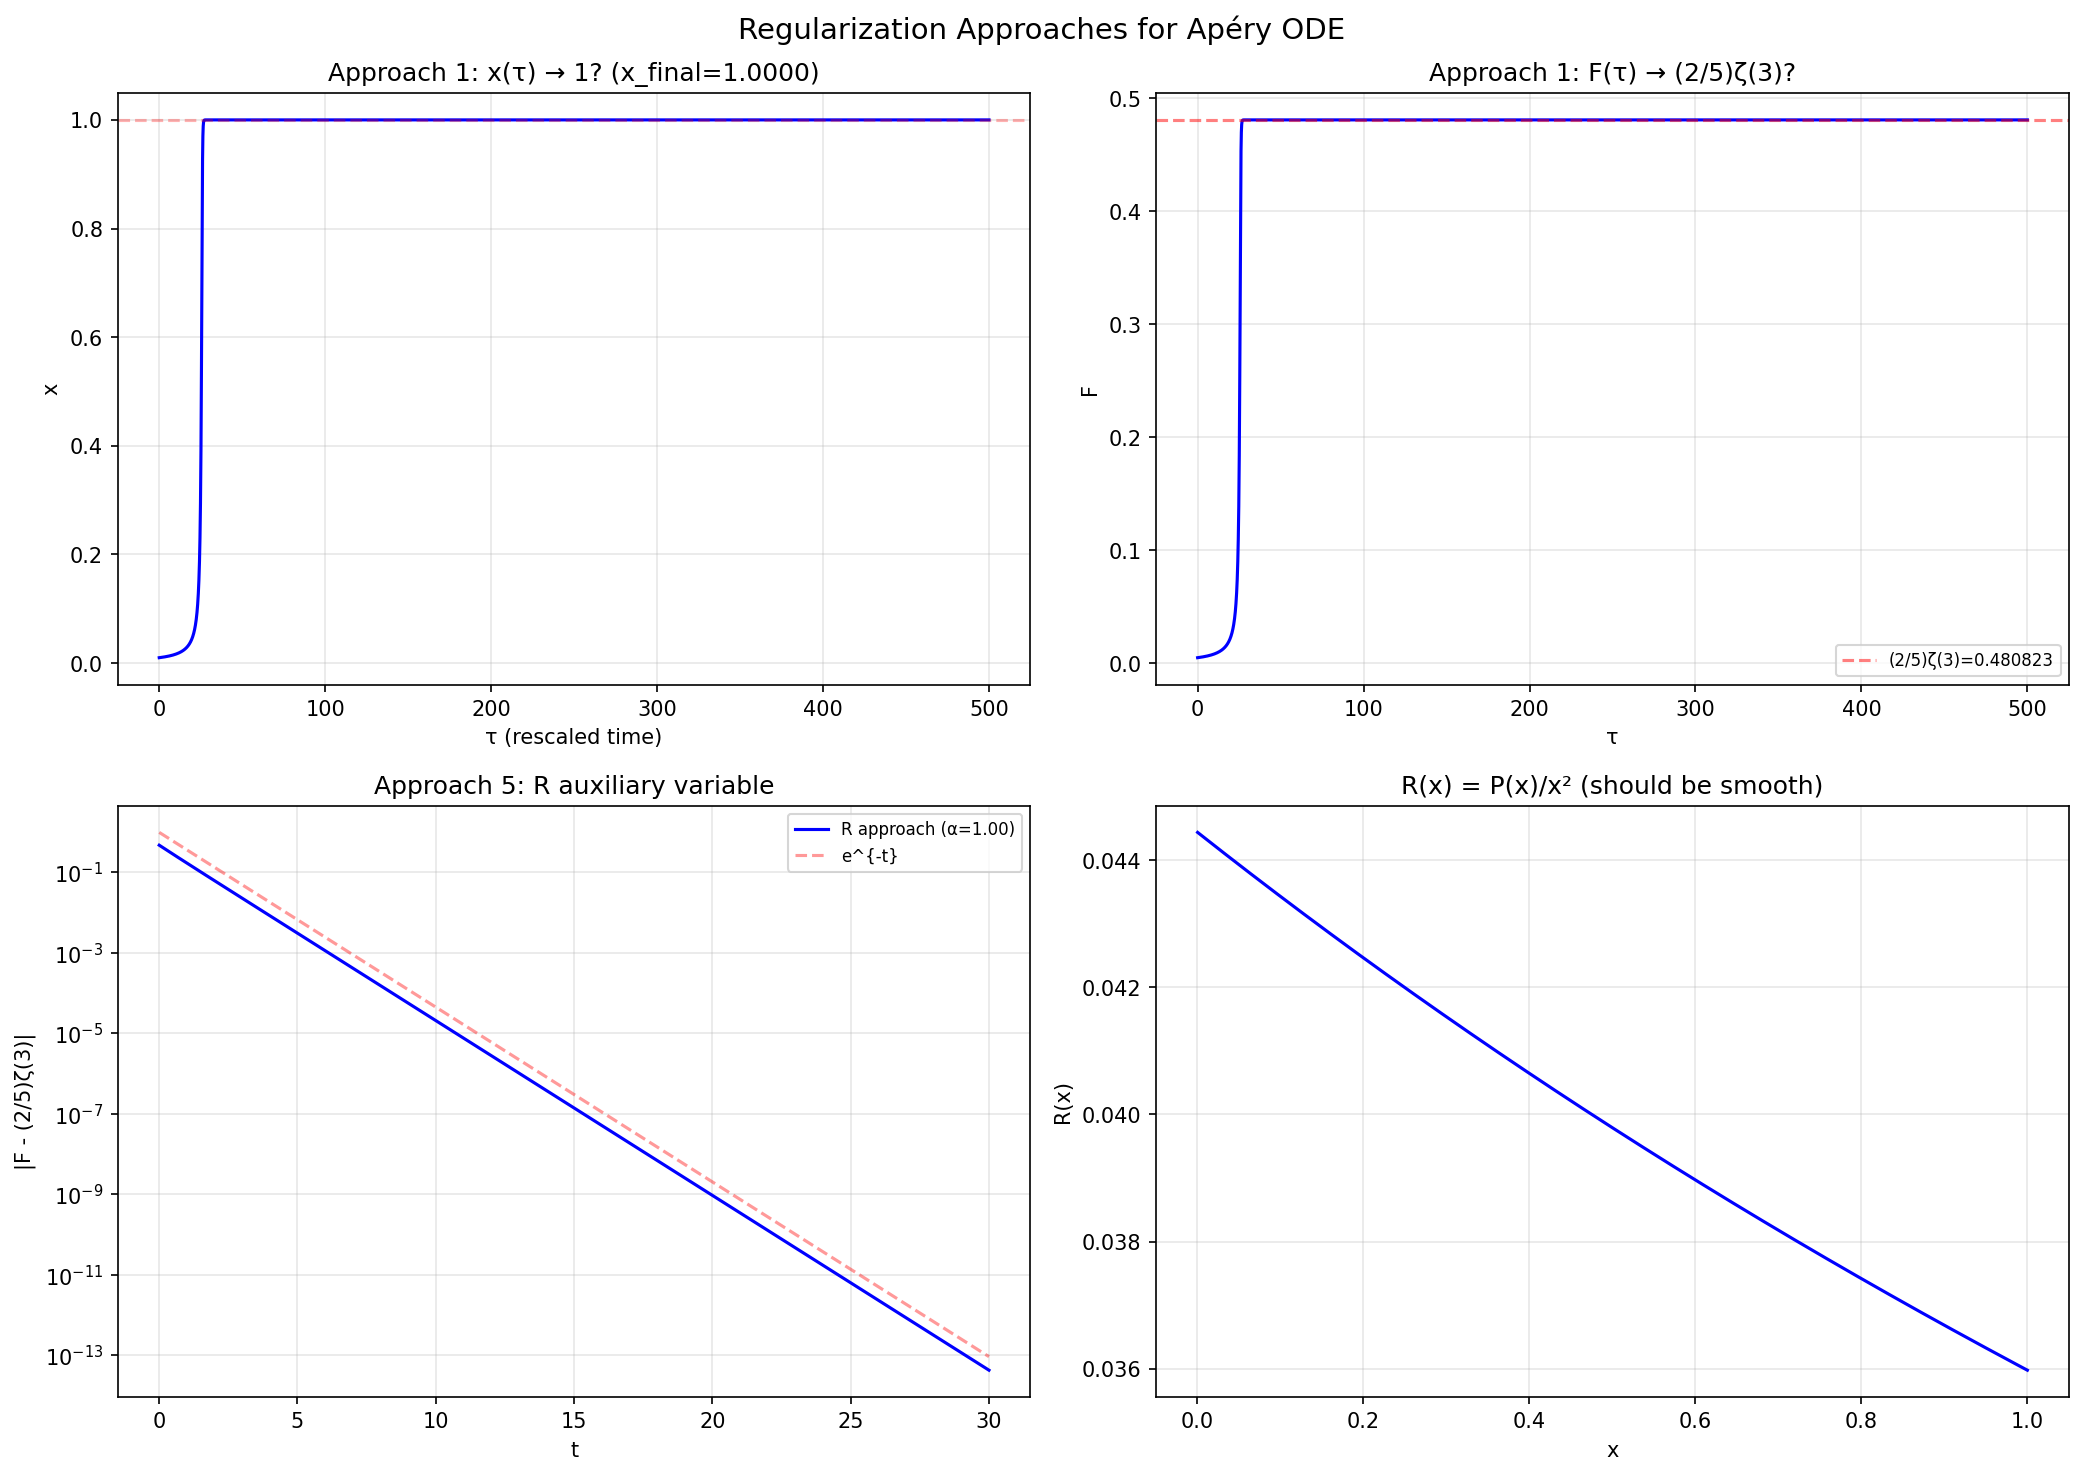

Recreate this plot in Python.
"""
Attempt to regularize the Apéry generating function ODE to get a PIVP.

The ODE: x²(4+x) F''' + x(10+3x) F'' + (2+x) F' = 1

In t-domain (x = 1 - e^{-t}, x' = 1-x):
F_dot = F'·(1-x)
G1_dot = F''·(1-x)
G2_dot = F'''·(1-x) = [(1 - x(10+3x)G2 - (2+x)G1) / (x²(4+x))] · (1-x)

The 1/x² makes this non-polynomial. But the numerator vanishes to order x²
along the solution (proven by Frobenius theory), so F''' is actually bounded.

Approach 1: Time rescaling — multiply all RHS by x²(4+x)
  x_dot = x²(4+x)(1-x)   [polynomial!]
  F_dot = G1·x²(4+x)(1-x)
  G1_dot = G2·x²(4+x)(1-x)
  G2_dot = (1-x)·[1 - x(10+3x)G2 - (2+x)G1]  [polynomial!]

Problem: at x=0, ALL derivatives vanish → system stalls at t=0.
But: does it EVENTUALLY move? Yes, if we perturb slightly.

Approach 2: Auxiliary variable absorbing x²
  Define P = x²(4+x)·F''' = 1 - x(10+3x)F'' - (2+x)F'
  Then P satisfies its own ODE (differentiate the relation).

Approach 3: Rewrite F = Σ aₙ xⁿ as a DIFFERENT function.
  Since a₀=0, define H = F/x. Then H(0) = a₁ = 1/2 (nonzero).
  H = F/x, H' = (F' - H)/x = (G1 - H)/x (still has 1/x...)

Approach 4: Use x directly as time (no reparametrization).
  Just integrate from x₀=ε to x=1 with x as time.
  For PIVP: the system IS polynomial in x-time if we don't divide.
  But the PIVP needs AUTONOMOUS (no explicit time dependence).
  We can add x as a state variable with x'=1 (identity clock).
  Then: F'=G1, G1'=G2, G2' = [1 - x(10+3x)G2 - (2+x)G1]/(x²(4+x))
  Still has 1/x².

Approach 5: Factor out the singular behavior via the indicial equation.
  At x=0, the three Frobenius exponents are ρ=0 (double) and ρ=1/2.
  Our solution has ρ=0 (analytic). The second ρ=0 solution has log(x).

  Key insight: define NEW state variables that are regular at x=0.
  Since P(x) := 1 - (2+x)F' - x(10+3x)F'' vanishes to order x² at x=0
  along the analytic solution, define R = P/x².

  Then F''' = R/(4+x) and we need an ODE for R.

Let's try Approach 5 numerically.
"""

import numpy as np
from scipy.integrate import solve_ivp
from scipy.special import zeta, comb
import matplotlib
matplotlib.use('Agg')
import matplotlib.pyplot as plt

ZETA3 = float(zeta(3))
TARGET = (2.0/5.0) * ZETA3


def apery_coeffs(N=300):
    """Compute a_n = (-1)^{n-1}/(n³ C(2n,n))."""
    a = [0.0]  # a_0 = 0
    for n in range(1, N+1):
        a.append((-1)**(n-1) / (n**3 * comb(2*n, n, exact=True)))
    return a


def series_eval(a, x, k=0):
    """Evaluate k-th derivative of F(x) = Σ a_n x^n."""
    s = 0.0
    for n in range(max(k, 1), len(a)):
        coeff = a[n]
        for j in range(k):
            coeff *= (n - j)
        s += coeff * x**(n-k)
    return s


def compute_R_from_series(a, x, N=None):
    """Compute R(x) = [1 - (2+x)F' - x(10+3x)F''] / x² from series."""
    if N is None:
        N = len(a) - 1
    Fp = series_eval(a, x, 1)
    Fpp = series_eval(a, x, 2)
    P = 1.0 - (2+x)*Fp - x*(10+3*x)*Fpp
    if abs(x) < 1e-15:
        # L'Hôpital: R(0) = lim P(x)/x² as x→0
        # P(x) = Σ p_n x^n where p_0 = 0, p_1 = 0, p_2 = R(0)
        # From the ODE: R(0) = F'''(0)·(4+0) = (1/90)·4 = 4/90 = 2/45
        return 2.0/45.0
    return P / x**2


def compute_Rp_from_series(a, x):
    """Compute R'(x) from series, for verification."""
    dx = 1e-7
    if abs(x) < dx:
        return (compute_R_from_series(a, x+dx) - compute_R_from_series(a, x)) / dx
    return (compute_R_from_series(a, x+dx) - compute_R_from_series(a, x-dx)) / (2*dx)


def derive_R_ode():
    """
    Derive the ODE for R = P/x² where P = 1 - (2+x)F' - x(10+3x)F''.

    R = [1 - (2+x)F' - x(10+3x)F''] / x²

    So F''' = R/(4+x) from the original ODE x²(4+x)F''' = P = x²R.

    Differentiate R w.r.t. x:
    R' = d/dx [P/x²] = (P'x² - 2xP) / x⁴ = P'/x² - 2P/x³ = P'/x² - 2R/x

    P = 1 - (2+x)F' - x(10+3x)F''
    P' = -(F' + (2+x)F'') - ((10+6x)F'' + x(10+3x)F''')
       = -F' - (2+x)F'' - (10+6x)F'' - x(10+3x)F'''
       = -F' - (12+7x)F'' - x(10+3x)F'''

    Substitute F''' = R/(4+x):
    P' = -F' - (12+7x)F'' - x(10+3x)R/(4+x)

    Now P'/x² = -F'/x² - (12+7x)F''/x² - (10+3x)R/(x(4+x))

    This still has 1/x² ... we need F'/x² and F''/x² to be expressible
    in terms of our state variables.

    Since F = Σ a_n x^n with a_0=0:
    F/x = Σ a_n x^{n-1} → this is analytic, call it H
    F'/x = H + H' - 1/x terms... hmm

    Actually F' = a_1 + 2a_2 x + ... so F'/x² is NOT bounded at x=0 (it's ~a_1/x²).

    But wait: R' involves P'/x² - 2R/x. Let's compute P'/x²:
    P' = -F' - (12+7x)F'' - x(10+3x)R/(4+x)

    P'/x² = -F'/x² - (12+7x)F''/x² - (10+3x)R/(x(4+x))

    This diverges. So R' is NOT bounded as a function of (R, F, F', F'', x).

    HOWEVER: R' = P'/x² - 2R/x might still be bounded if the divergent
    parts cancel. Let's check numerically.
    """
    pass


def system_approach1_rescaled(tau, y):
    """Approach 1: Time-rescaled polynomial system.

    Time variable: dτ such that dt = dτ / [x²(4+x)(1-x)]
    Or equivalently, all RHS multiplied by x²(4+x):

    x_dot = x²(4+x)(1-x) = (4x² - 3x³ - x⁴)
    F_dot = G1·(4x² - 3x³ - x⁴)    [= G1·x²(4+x)(1-x)]
    G1_dot = G2·(4x² - 3x³ - x⁴)
    G2_dot = (1-x)·[1 - (10x+3x²)G2 - (2+x)G1]

    Problem: x(0)=0 is a fixed point (all dots = 0).
    We start at (x₀, F₀, G1₀, G2₀) with x₀ > 0.
    """
    x, F, G1, G2 = y
    h = x**2 * (4 + x) * (1 - x)
    dF = G1 * h
    dG1 = G2 * h
    dG2 = (1-x) * (1.0 - (10*x + 3*x**2)*G2 - (2+x)*G1)
    return [h, dF, dG1, dG2]


def system_approach5_R(t, y):
    """Approach 5: Track R = P/x² as auxiliary variable.

    State: [x, F, G1, R] where G1 = F', R = [1-(2+x)G1-x(10+3x)F'']/x²

    From R: x²R = 1 - (2+x)G1 - x(10+3x)F''
    So: F'' = [1 - (2+x)G1 - x²R] / [x(10+3x)]
    And: F''' = R/(4+x)

    t-domain (x' = 1-x):
    x_dot = 1-x
    F_dot = G1·(1-x)
    G1_dot = F''·(1-x) = [(1-(2+x)G1-x²R)/(x(10+3x))]·(1-x)
    R_dot = R'·(1-x) where R' needs to be expressed in terms of state vars

    The issue is computing R' = dR/dx in terms of (x, F, G1, R).

    From R = P/x²: R' = P'/x² - 2R/x (see derivation above)
    P' = -G1 - (12+7x)F'' - x(10+3x)R/(4+x)
    where F'' = [1-(2+x)G1-x²R]/(x(10+3x))

    R' = [-G1 - (12+7x)·{(1-(2+x)G1-x²R)/(x(10+3x))} - x(10+3x)R/(4+x)] / x²  -  2R/x

    This is complex but let me try it numerically.
    """
    x, F, G1, R = y
    dx = 1.0 - x

    if abs(x) < 1e-12:
        # At x=0: F''=−1/24, R=2/45
        # G1_dot = F''·1 = −1/24
        # R_dot: need to compute. Use series: R(ε)≈R(0)+R'(0)·ε
        return [dx, G1*dx, (-1.0/24.0)*dx, 0.0]

    # F'' from the relation: x²R = 1 - (2+x)G1 - x(10+3x)F''
    # F'' = [1 - (2+x)G1 - x²R] / [x(10+3x)]
    denom_Fpp = x * (10 + 3*x)
    Fpp = (1.0 - (2+x)*G1 - x**2 * R) / denom_Fpp

    # P' = -G1 - (12+7x)Fpp - x(10+3x)R/(4+x)
    Pp = -G1 - (12 + 7*x)*Fpp - x*(10+3*x)*R/(4+x)

    # R' = P'/x² - 2R/x
    Rp = Pp/x**2 - 2*R/x

    dF = G1 * dx
    dG1 = Fpp * dx
    dR = Rp * dx

    return [dx, dF, dG1, dR]


def run():
    a = apery_coeffs(300)

    fig, axes = plt.subplots(2, 2, figsize=(14, 10))
    fig.suptitle('Regularization Approaches for Apéry ODE', fontsize=14)

    # --- Verify R = P/x² from series ---
    print("=== R(x) = P/x² verification from series ===")
    for x0 in [0.0, 0.01, 0.1, 0.3, 0.5, 0.8, 1.0]:
        R_val = compute_R_from_series(a, x0)
        print(f"  R({x0}) = {R_val:.10f}")
    print()

    # Check if R' is bounded from series
    print("=== R'(x) from series (checking boundedness) ===")
    for x0 in [0.001, 0.01, 0.05, 0.1, 0.3, 0.5, 0.8]:
        Rp_val = compute_Rp_from_series(a, x0)
        print(f"  R'({x0}) = {Rp_val:.10f}")
    print()

    # --- Approach 1: Time-rescaled system ---
    print("=== Approach 1: Time-rescaled polynomial system ===")
    x0 = 0.01
    F0 = series_eval(a, x0, 0)
    G10 = series_eval(a, x0, 1)
    G20 = series_eval(a, x0, 2)
    print(f"  Starting at x0={x0}: F={F0:.8e}, G1={G10:.8e}, G2={G20:.8e}")

    TAU_MAX = 500.0
    tau_eval = np.linspace(0, TAU_MAX, 10000)

    sol1 = solve_ivp(system_approach1_rescaled, [0, TAU_MAX],
                     [x0, F0, G10, G20],
                     t_eval=tau_eval, rtol=1e-13, atol=1e-15,
                     method='DOP853')

    x_1 = sol1.y[0]
    F_1 = sol1.y[1]
    err_1 = np.abs(F_1 - TARGET)
    x_final = x_1[-1]
    F_final = F_1[-1]
    print(f"  x(τ_max) = {x_final:.10f}")
    print(f"  F(τ_max) = {F_final:.15f}, error = {abs(F_final - TARGET):.2e}")

    ax = axes[0, 0]
    ax.plot(sol1.t, x_1, 'b-', lw=1.5)
    ax.axhline(1.0, color='r', ls='--', alpha=0.3)
    ax.set_title(f'Approach 1: x(τ) → 1? (x_final={x_final:.4f})')
    ax.set_xlabel('τ (rescaled time)'); ax.set_ylabel('x')
    ax.grid(True, alpha=0.3)

    ax = axes[0, 1]
    ax.plot(sol1.t, F_1, 'b-', lw=1.5)
    ax.axhline(TARGET, color='r', ls='--', alpha=0.5, label=f'(2/5)ζ(3)={TARGET:.6f}')
    ax.set_title('Approach 1: F(τ) → (2/5)ζ(3)?')
    ax.set_xlabel('τ'); ax.set_ylabel('F')
    ax.legend(fontsize=8); ax.grid(True, alpha=0.3)

    # --- Approach 5: R = P/x² system ---
    print("\n=== Approach 5: R = P/x² auxiliary variable ===")
    R0 = compute_R_from_series(a, x0)
    print(f"  Starting at x0={x0}: G1={G10:.8e}, R={R0:.8e}")

    T_MAX = 30.0
    t0 = -np.log(1 - x0)
    t_eval = np.linspace(t0, T_MAX, 4000)

    try:
        sol5 = solve_ivp(system_approach5_R, [t0, T_MAX],
                         [x0, F0, G10, R0],
                         t_eval=t_eval, rtol=1e-12, atol=1e-14,
                         method='DOP853', max_step=0.1)

        F_5 = sol5.y[1]
        err_5 = np.abs(F_5 - TARGET)
        F5_final = F_5[-1]
        print(f"  F(T_max) = {F5_final:.15f}, error = {abs(F5_final - TARGET):.2e}")

        # Fit rate
        mask = (err_5 > 1e-13) & (sol5.t > 2) & (sol5.t < T_MAX - 2)
        if mask.sum() > 10:
            coeffs = np.polyfit(sol5.t[mask], np.log(np.maximum(err_5[mask], 1e-16)), 1)
            alpha5 = -coeffs[0]
        else:
            alpha5 = float('nan')
        print(f"  Convergence rate α = {alpha5:.4f}")

        ax = axes[1, 0]
        ax.semilogy(sol5.t, np.maximum(err_5, 1e-16), 'b-', lw=1.5,
                    label=f'R approach (α={alpha5:.2f})')
        ax.semilogy(t_eval, np.exp(-t_eval), 'r--', alpha=0.4, label='e^{-t}')
        ax.set_title('Approach 5: R auxiliary variable')
        ax.set_xlabel('t'); ax.set_ylabel('|F - (2/5)ζ(3)|')
        ax.legend(fontsize=8); ax.grid(True, alpha=0.3)

    except Exception as e:
        print(f"  Approach 5 FAILED: {e}")
        ax = axes[1, 0]
        ax.text(0.5, 0.5, f'Failed:\n{e}', transform=ax.transAxes,
                ha='center', va='center', fontsize=10, color='red')

    # --- Summary plot: R(x) behavior ---
    ax = axes[1, 1]
    xs = np.linspace(0.001, 1.0, 500)
    Rs = [compute_R_from_series(a, x) for x in xs]
    ax.plot(xs, Rs, 'b-', lw=1.5)
    ax.set_title('R(x) = P(x)/x² (should be smooth)')
    ax.set_xlabel('x'); ax.set_ylabel('R(x)')
    ax.grid(True, alpha=0.3)

    plt.tight_layout()
    outpath = '/Users/huangx/.openclaw/workspace/projects/Ripple/experiments/apery_regularize.png'
    plt.savefig(outpath, dpi=150, bbox_inches='tight')
    print(f"\nPlot saved to {outpath}")

    # --- Final summary ---
    print(f"\n{'='*60}")
    print("REGULARIZATION SUMMARY")
    print(f"{'='*60}")
    print(f"R(x) = P(x)/x² is smooth on [0,1]: R(0)={2/45:.6f}, R(1)={compute_R_from_series(a, 1.0):.6f}")
    print(f"")
    print(f"Approach 1 (time rescale): x reaches {x_final:.4f} at τ={TAU_MAX}")
    print(f"  → System is polynomial but slow (x stuck near 0)")
    print(f"")
    print(f"The fundamental issue: the PIVP needs polynomial RHS,")
    print(f"but the original ODE has a regular singular point at x=0.")
    print(f"Time rescaling makes it polynomial but kills convergence at x=0.")
    print(f"The R=P/x² approach eliminates F''' but R' still has 1/x terms.")


if __name__ == '__main__':
    run()
